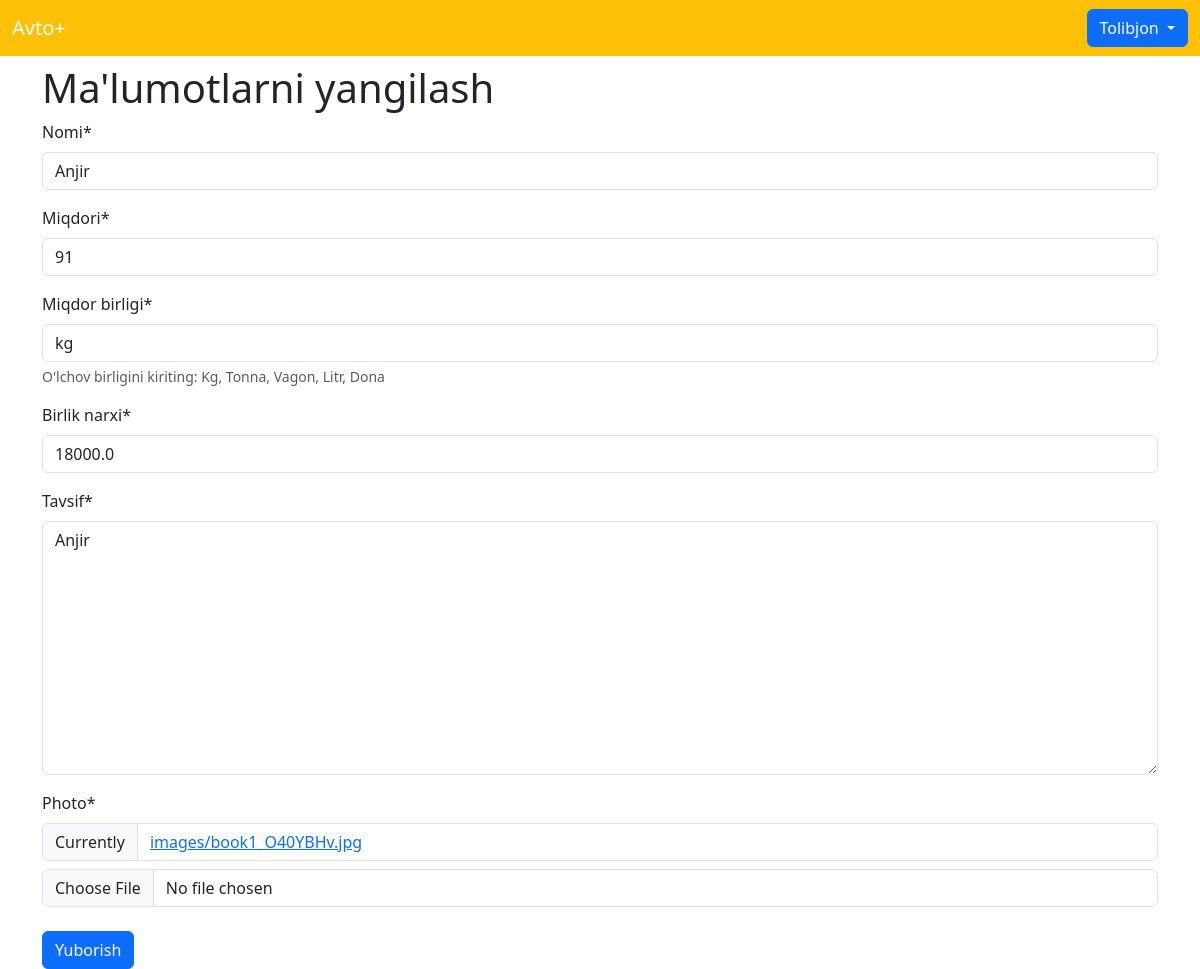
The page /products/11/update/ (signed in) on the database as committed earlier.
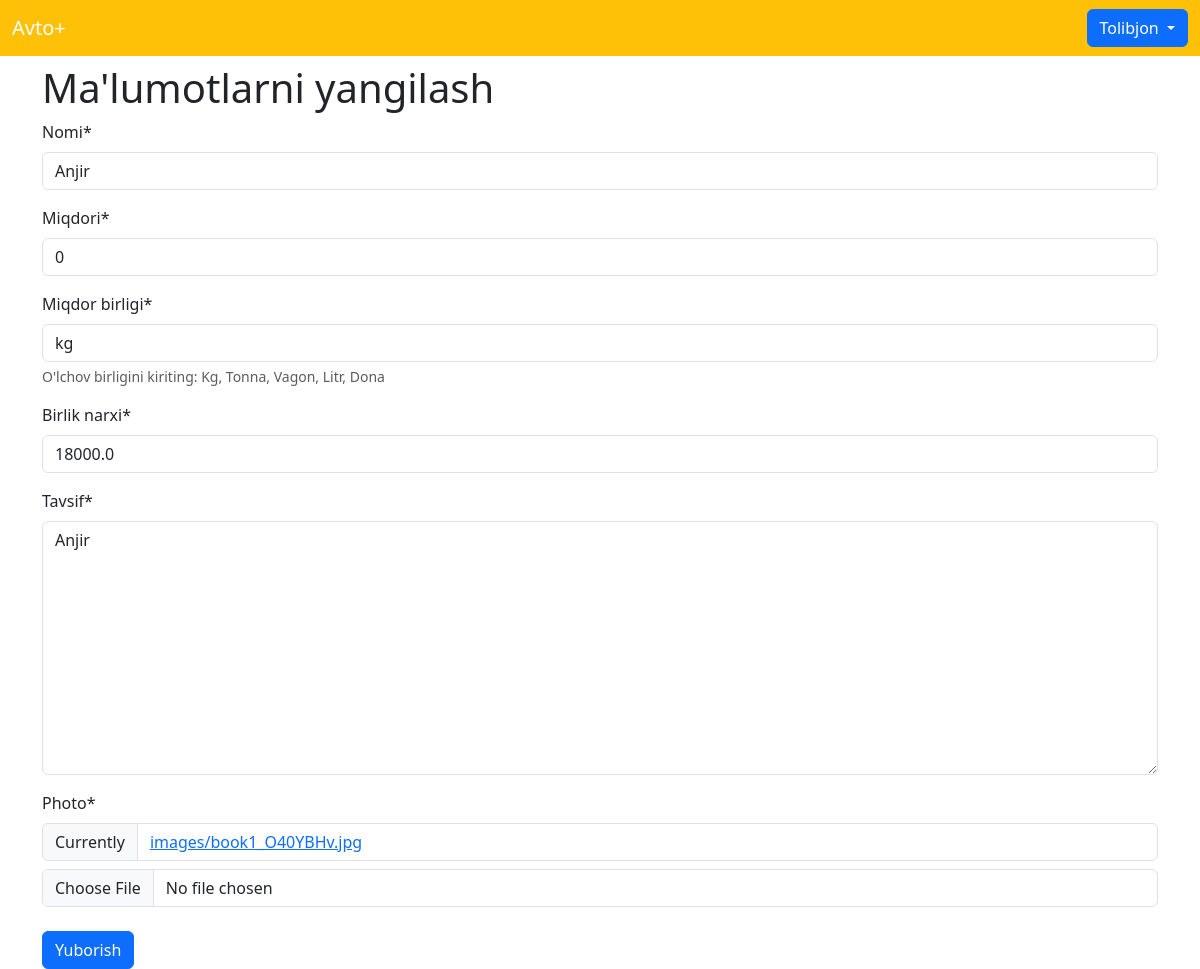
The same page on the database as committed later.
### products/models.py (models this page shows, shortened)
class AllProducts(models.Model):
    nomi = models.CharField(max_length=250)
    miqdori = models.PositiveIntegerField()
    miqdor_birligi = models.CharField(max_length=150, help_text="O'lchov birligini kiriting: Kg, Tonna, Vagon, Litr, Dona", null=True)
    birlik_narxi = models.FloatField(null=True)
    tavsif = models.TextField()
    photo = models.ImageField(upload_to='images/' , default="images/no-image.jpg")
    created_at = models.DateTimeField(auto_now_add=True, null=True)

### products/views.py (the view)
# urls.py: path('products/<int:pk>/update/' , PrUpdateView.as_view() , name="update"),
class PrUpdateView(LoginRequiredMixin,SuccessMessageMixin, UpdateView):
    model = AllProducts
    template_name = "update.html"
    fields = ("nomi" , "miqdori", "miqdor_birligi" , "birlik_narxi"  , "tavsif" , "photo")
    success_message = "Ma'lumotlar muvaffaqiyatli ravishda yangilandi ."

### templates/update.html (shortened to what this page needs)
{% extends 'base.html' %}
{% load crispy_forms_tags %}
{% block content %}
<h1>Ma'lumotlarni yangilash</h1>
<form action="" method="post" enctype="multipart/form-data">
{{ form |crispy }}
<button type="submit" class="btn btn-primary mt-2">Yuborish</button>
</form>
{% endblock content %}

Rows that differ between the two databases and show on the page:
changed AllProducts "Anjir": miqdori "91" → "0"
